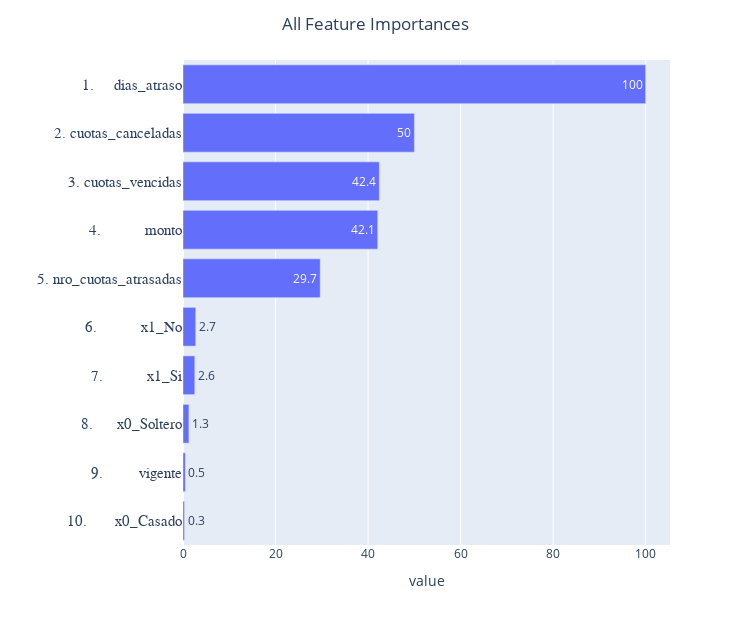

Notebook cell for this chart:
### Markdown cell above
### Feature Importance

### Code cell
feature_importance = FeatureImportance(pipe_baseline)
feature_importance.plot(top_n_features=25)

### Figure 1 — Plotly figure (JSON) as saved in the notebook; plotly's stock layout.template omitted (floating-point values rounded to 4 significant figures)
{"data": [{"alignmentgroup": "True", "hovertemplate": "value=%{x}<br>feature=%{y}<br>text=%{text}<extra></extra>", "legendgroup": "", "marker": {"color": "#636efa", "pattern": {"shape": ""}}, "name": "", "offsetgroup": "", "orientation": "h", "showlegend": false, "text": [0.3, 0.5, 1.3, 2.6, 2.7, 29.7, 42.1, 42.4, 50, 100], "textposition": "auto", "type": "bar", "x": [0.3333, 0.507, 1.278, 2.551, 2.75, 29.66, 42.09, 42.43, 50.02, 100], "xaxis": "x", "y": ["10.       x0_Casado", "9.         vigente", "8.      x0_Soltero", "7.           x1_Si", "6.           x1_No", "5. nro_cuotas_atrasadas", "4.           monto", "3. cuotas_vencidas", "2. cuotas_canceladas", "1.     dias_atraso"], "yaxis": "y"}], "layout": {"barmode": "relative", "height": 625, "legend": {"tracegroupgap": 0}, "margin": {"t": 60}, "showlegend": false, "title": {"text": "All Feature Importances", "x": 0.5}, "width": 750, "xaxis": {"anchor": "y", "domain": [0, 1], "title": {"text": "value"}}, "yaxis": {"anchor": "x", "domain": [0, 1], "tickfont": {"family": "Courier New", "size": 15}, "title": {"text": ""}}}}
